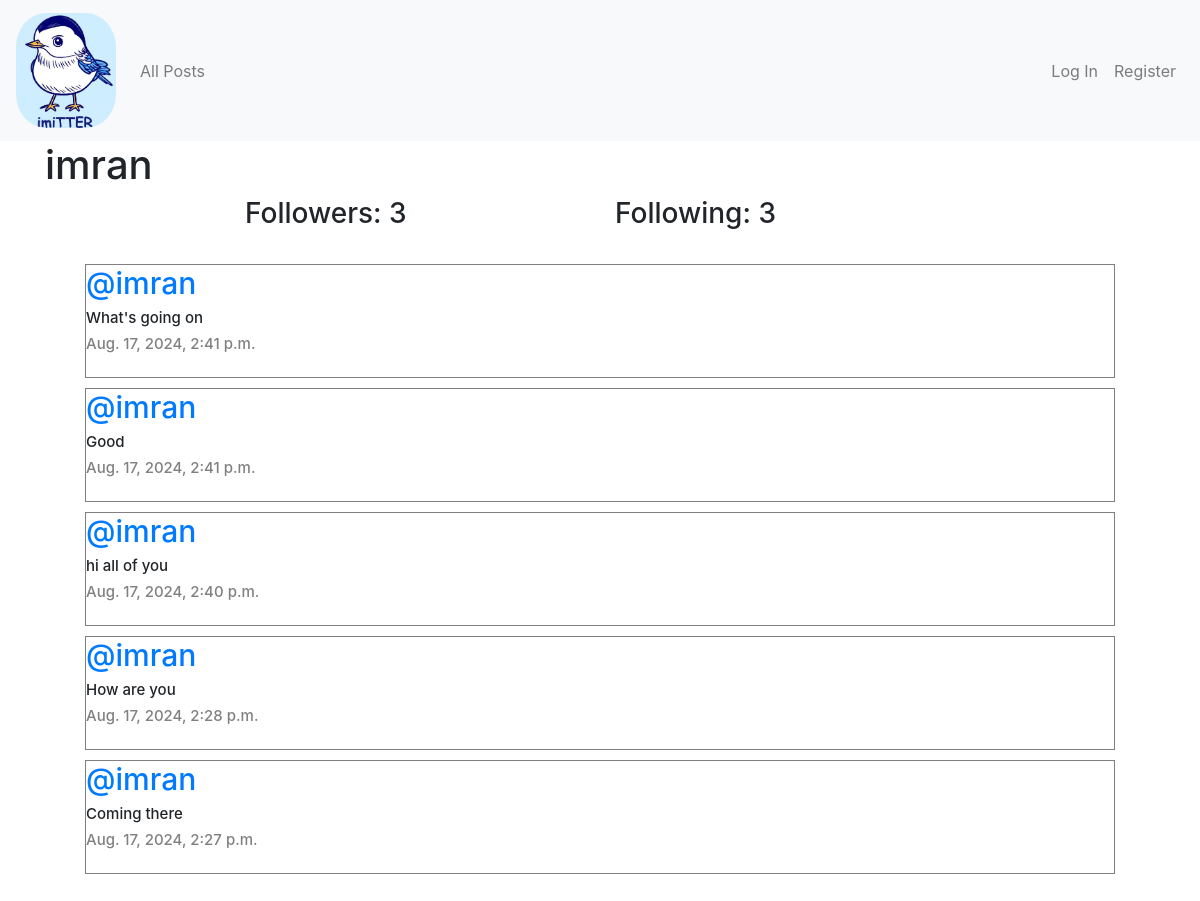
The app's page /profile/1 with its own data.
### network/models.py (models this page shows, shortened)
class User(AbstractUser):
    pass

class Post(models.Model):
    content = models.CharField(max_length=140)
    user = models.ForeignKey(User, on_delete=models.CASCADE, related_name="author")
    date = models.DateTimeField(auto_now_add=True)

### network/views.py (the view)
# urls.py: path("profile/<int:user_id>", views.profile, name="profile"),
def profile(request, user_id):
    user = User.objects.get(pk=user_id)
    allPosts = Post.objects.filter(user=user).order_by("id").reverse()
    following = Follow.objects.filter(user=user)
    followers = Follow.objects.filter(user_follower=user)
    try:
        checkFollow = followers.filter(user=User.objects.get(pk=request.user.id))
        if len(checkFollow) != 0:
            isFollowing = True
        else:
            isFollowing = False
    except:
        isFollowing = False
    paginator = Paginator(allPosts, 10)
    page_number = request.GET.get('page')
    posts_of_the_page = paginator.get_page(page_number)
    return render(request, "network/profile.html", {
        "allPosts": allPosts,
        "posts_of_the_page": posts_of_the_page,
        "username": user.username,
        "following": following,
        "followers": followers,
        "isFollowing": isFollowing,
        "user_profile": user
    })

### network/templates/network/profile.html (shortened to what this page needs)
{% extends "network/layout.html" %}
{% block body %}
    <h1>{{ username }}</h1>
    <div class="container">
        <div class="row d-flex justify-content-center">
            <h3 class="col-4">Followers: {{ followers.count }}</h3>
            <h3 class="col-4">Following: {{ following.count }}</h3>
        </div>
    </div>
    <div class="all-posts">
        {% for post in posts_of_the_page %}
            <div class="row post">
                <h5 class="username"><a href="{% url 'profile' user_id=post.user.id %}">@{{ post.user }}</a></h5>
                <h6 class="content">{{ post.content }}</h6>
                <h6 class="date">{{ post.date }}</p>
            </div>
        {% endfor %}
    </div>
{% endblock %}

### network/static/network/styles.css (style rules this page uses)
.all-posts { display: flex; justify-content: flex-start; flex-direction: column; margin: 20px; }
.post { border: 0.1px solid gray; display: flex; justify-content: center; flex-direction: column; box-sizing: border-box; margin: 5px 20px; }
.content { font-size: 15px; }
.username { font-size: 30px; }
.date { color: gray; font-size: 15px; }

### records on screen
User: username "imran"
Post: user "imran", content "What's going on", date "Aug. 17, 2024, 2:41 p.m."
Post: user "imran", content "Good", date "Aug. 17, 2024, 2:41 p.m."
Post: user "imran", content "hi all of you", date "Aug. 17, 2024, 2:40 p.m."
Post: user "imran", content "How are you", date "Aug. 17, 2024, 2:28 p.m."
Post: user "imran", content "Coming there", date "Aug. 17, 2024, 2:27 p.m."

### other values on screen
{{ followers.count }} "3"
{{ following.count }} "3"
